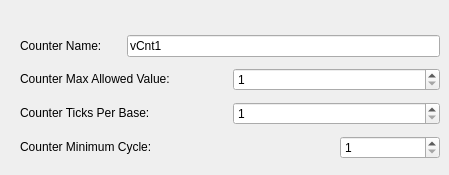
    <widget class="QWidget" name="tabCnt">
     <attribute name="title">
      <string>Counter</string>
     </attribute>
     <widget class="QWidget" name="layoutWidget_9">
      <property name="geometry">
       <rect>
        <x>20</x>
        <y>30</y>
        <width>420</width>
        <height>136</height>
       </rect>
      </property>
      <layout class="QGridLayout" name="gridLayout_4">
       <item row="0" column="0">
        <widget class="QLabel" name="label_15">
         <property name="text">
          <string>&lt;html&gt;&lt;head/&gt;&lt;body&gt;&lt;p&gt;Counter Name:&lt;/p&gt;&lt;/body&gt;&lt;/html&gt;</string>
         </property>
        </widget>
       </item>
       <item row="0" column="1" colspan="3">
        <widget class="QLineEdit" name="leCntName">
         <property name="minimumSize">
          <size>
           <width>231</width>
           <height>0</height>
          </size>
         </property>
         <property name="text">
          <string>vCnt1</string>
         </property>
        </widget>
       </item>
       <item row="1" column="0" colspan="2">
        <widget class="QLabel" name="label_16">
         <property name="text">
          <string>&lt;html&gt;&lt;head/&gt;&lt;body&gt;&lt;p&gt;Counter Max Allowed Value:&lt;/p&gt;&lt;/body&gt;&lt;/html&gt;</string>
         </property>
        </widget>
       </item>
       <item row="1" column="2" colspan="2">
        <widget class="QSpinBox" name="spbxCntMaxAllowedValue">
         <property name="minimumSize">
          <size>
           <width>91</width>
           <height>0</height>
          </size>
         </property>
         <property name="toolTip">
          <string>&lt;!DOCTYPE HTML PUBLIC &quot;-//W3C//DTD HTML 4.0//EN&quot; &quot;http://www.w3.org/TR/REC-html40/strict.dtd&quot;&gt;
&lt;html&gt;&lt;head&gt;&lt;meta name=&quot;qrichtext&quot; content=&quot;1&quot; /&gt;&lt;style type=&quot;text/css&quot;&gt;
p, li { white-space: pre-wrap; }
&lt;/style&gt;&lt;/head&gt;&lt;body style=&quot; font-family:'Monospace'; font-size:12pt; font-weight:400; font-style:normal;&quot;&gt;
&lt;table border=&quot;0&quot; style=&quot;-qt-table-type: root; margin-top:4px; margin-bottom:4px; margin-left:4px; margin-right:4px;&quot;&gt;
&lt;tr&gt;
&lt;td style=&quot;border: none;&quot;&gt;
&lt;p style=&quot; margin-top:0px; margin-bottom:0px; margin-left:0px; margin-right:0px; -qt-block-indent:0; text-indent:0px;&quot;&gt;配置GaInOS计数器的计数上限&lt;/p&gt;&lt;/td&gt;&lt;/tr&gt;&lt;/table&gt;&lt;/body&gt;&lt;/html&gt;</string>
         </property>
         <property name="minimum">
          <number>1</number>
         </property>
         <property name="maximum">
          <number>65535</number>
         </property>
        </widget>
       </item>
       <item row="2" column="0" colspan="2">
        <widget class="QLabel" name="label_17">
         <property name="text">
          <string>&lt;html&gt;&lt;head/&gt;&lt;body&gt;&lt;p&gt;Counter Ticks Per Base:&lt;/p&gt;&lt;/body&gt;&lt;/html&gt;</string>
         </property>
        </widget>
       </item>
       <item row="2" column="2" colspan="2">
        <widget class="QSpinBox" name="spbxCntTickBase">
         <property name="minimumSize">
          <size>
           <width>91</width>
           <height>0</height>
          </size>
         </property>
         <property name="toolTip">
          <string>&lt;!DOCTYPE HTML PUBLIC &quot;-//W3C//DTD HTML 4.0//EN&quot; &quot;http://www.w3.org/TR/REC-html40/strict.dtd&quot;&gt;
&lt;html&gt;&lt;head&gt;&lt;meta name=&quot;qrichtext&quot; content=&quot;1&quot; /&gt;&lt;style type=&quot;text/css&quot;&gt;
p, li { white-space: pre-wrap; }
&lt;/style&gt;&lt;/head&gt;&lt;body style=&quot; font-family:'Monospace'; font-size:12pt; font-weight:400; font-style:normal;&quot;&gt;
&lt;table border=&quot;0&quot; style=&quot;-qt-table-type: root; margin-top:4px; margin-bottom:4px; margin-left:4px; margin-right:4px;&quot;&gt;
&lt;tr&gt;
&lt;td style=&quot;border: none;&quot;&gt;
&lt;p style=&quot; margin-top:0px; margin-bottom:0px; margin-left:0px; margin-right:0px; -qt-block-indent:0; text-indent:0px;&quot;&gt;配置GaInOS定时器的计数基数&lt;/p&gt;&lt;/td&gt;&lt;/tr&gt;&lt;/table&gt;&lt;/body&gt;&lt;/html&gt;</string>
         </property>
         <property name="minimum">
          <number>1</number>
         </property>
         <property name="maximum">
          <number>65535</number>
         </property>
        </widget>
       </item>
       <item row="3" column="0" colspan="3">
        <widget class="QLabel" name="label_18">
         <property name="text">
          <string>&lt;html&gt;&lt;head/&gt;&lt;body&gt;&lt;p&gt;Counter Minimum Cycle:&lt;/p&gt;&lt;/body&gt;&lt;/html&gt;</string>
         </property>
        </widget>
       </item>
       <item row="3" column="3">
        <widget class="QSpinBox" name="spbxCntMinCycle">
         <property name="minimumSize">
          <size>
           <width>91</width>
           <height>0</height>
          </size>
         </property>
         <property name="toolTip">
          <string>&lt;!DOCTYPE HTML PUBLIC &quot;-//W3C//DTD HTML 4.0//EN&quot; &quot;http://www.w3.org/TR/REC-html40/strict.dtd&quot;&gt;
&lt;html&gt;&lt;head&gt;&lt;meta name=&quot;qrichtext&quot; content=&quot;1&quot; /&gt;&lt;style type=&quot;text/css&quot;&gt;
p, li { white-space: pre-wrap; }
&lt;/style&gt;&lt;/head&gt;&lt;body style=&quot; font-family:'Monospace'; font-size:12pt; font-weight:400; font-style:normal;&quot;&gt;
&lt;table border=&quot;0&quot; style=&quot;-qt-table-type: root; margin-top:4px; margin-bottom:4px; margin-left:4px; margin-right:4px;&quot;&gt;
&lt;tr&gt;
&lt;td style=&quot;border: none;&quot;&gt;
&lt;p style=&quot; margin-top:0px; margin-bottom:0px; margin-left:0px; margin-right:0px; -qt-block-indent:0; text-indent:0px;&quot;&gt;配置GaInOS定时器的最小允许周期&lt;/p&gt;&lt;/td&gt;&lt;/tr&gt;&lt;/table&gt;&lt;/body&gt;&lt;/html&gt;</string>
         </property>
         <property name="minimum">
          <number>1</number>
         </property>
         <property name="maximum">
          <number>65535</number>
         </property>
        </widget>
       </item>
      </layout>
     </widget>
    </widget>
